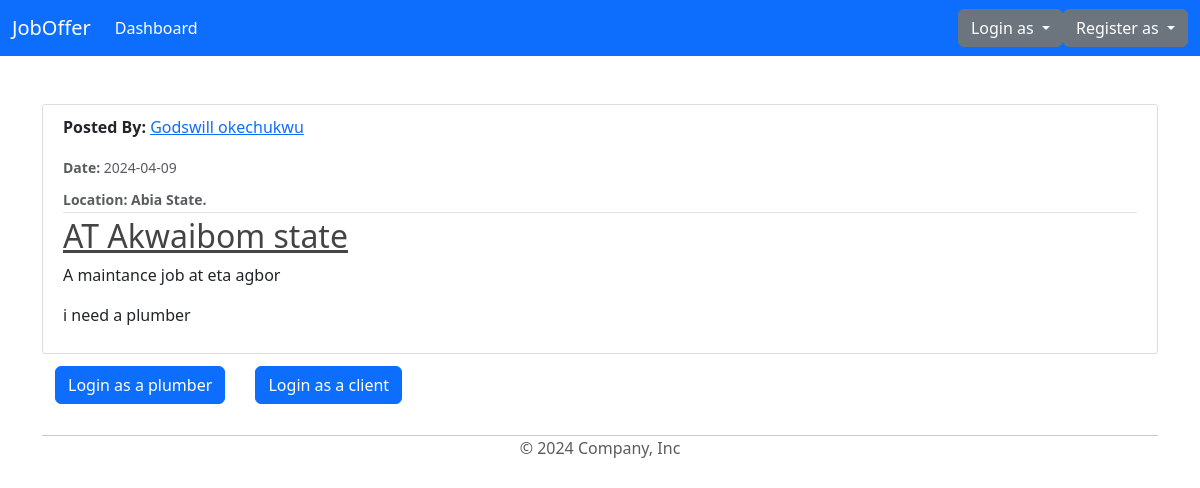
Page /home on the earlier database version.
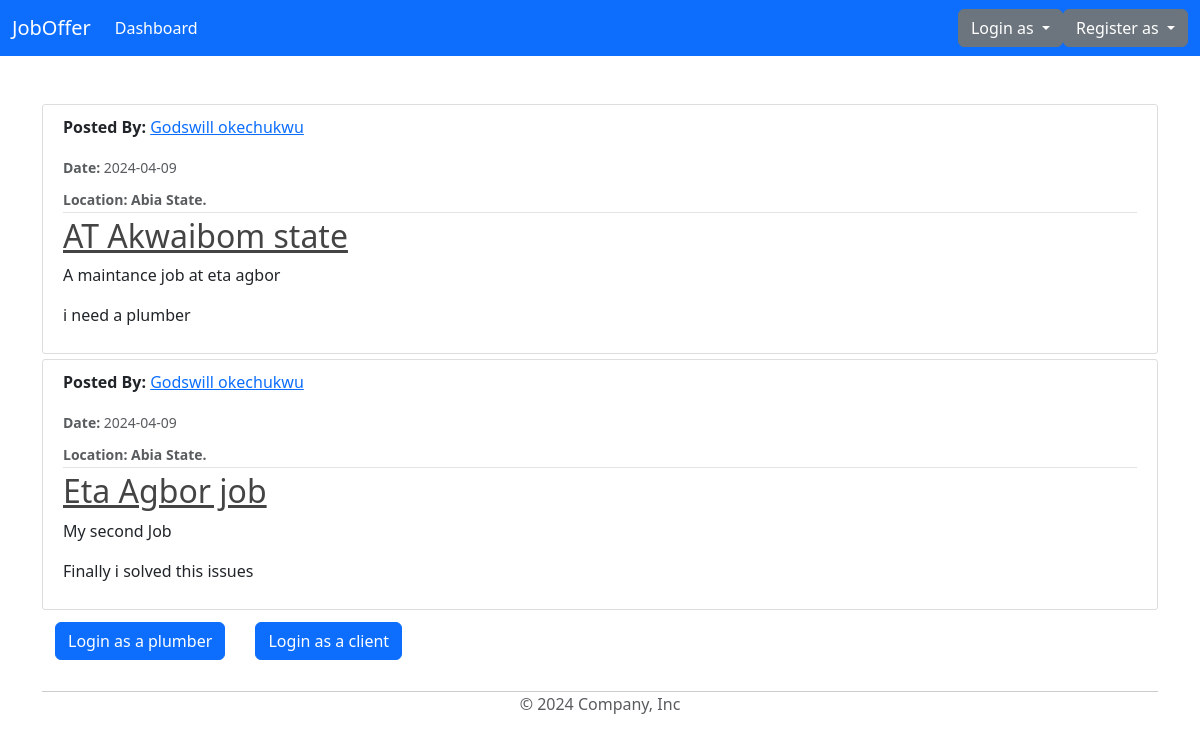
Same page on the later database version.
### model/base.py (models this page shows, shortened)
class Job(Base):
    __tablename__ = 'jobs'
    id = Column(Integer, primary_key=True)
    job_title = Column(String(50), nullable=False)
    job_description = Column(String(100), nullable=False)
    completed = Column(Boolean, default=False)
    content = Column(String(1000), nullable=False)
    date_posted = Column(DateTime, nullable=False, default=datetime.utcnow)
    location = Column(String(100), nullable=False)
    client_id = Column(Integer, ForeignKey('clients.id'))

class BaseUser(Base, UserMixin):
    id = Column(Integer, primary_key=True)
    username = Column(String(80), unique=True, nullable=False)
    email = Column(String(120), unique=True, nullable=False)
    image_file = Column(String(20), nullable=False, default='default.jpg')
    password = Column(String(60), nullable=False)
    date_joined = Column(DateTime, nullable=False, default=datetime.utcnow)
    phone = Column(String(14), unique=True, nullable=False)
    state = Column(String(20), nullable=False)

### model/main/routes.py (the view)
@main.route("/jobs")
@main.route("/home")
def home():
    jobs = Job.query.all()
    return render_template('home.html', jobs=jobs)

### model/templates/home.html
{% extends "layout.html" %}
{% block content %}
<link rel="stylesheet" type="text/css" href="{{ url_for('static', filename='main.css') }}">
    {% for job in jobs %}
        <article class="media content-section">
          <div class="media-body">
            <div class="article-metadata">
              <p><strong>Posted By: </strong><a class="mr-2" href="#">{{ job.clients.username }}</a></p>
              <small class="text-muted"><strong>Date: </strong>{{ job.date_posted.strftime('%Y-%m-%d') }}</small>
              <div class="mt-2">
                <small class="text-muted"><strong>Location: {{ job.location }} State.</strong></small>
              </div>
            </div>
            <h2><a class="article-title" href="{{ url_for('job_route.job', job_id=job.id) }}">{{ job.job_title }}</a></h2>
            <p class="article-content">{{ job.job_description }}</p>
            <p class="article-content">{{ job.content }}</p>
          </div>
        </article>
    {% endfor %}
        <div class="btn">
          <a class="btn btn-primary" href="{{ url_for('plums.login') }}">Login as a plumber</a>
        </div>
        <div class="btn">
          <a class="btn btn-primary" href="{{ url_for('client_s.login') }}">Login as a client</a>
        </div>
{% endblock content %}

### model/templates/layout.html (shortened to what this page needs)
<!DOCTYPE html>
<html lang="en">
  <head>
    <link
      rel="stylesheet"
      href="https://cdnjs.cloudflare.com/ajax/libs/font-awesome/5.15.4/css/all.min.css" />
    <link
      href="https://cdn.jsdelivr.net/npm/bootstrap@5.3.3/dist/css/bootstrap.min.css"
      rel="stylesheet"
 />
      <link rel="stylesheet" type="text/css" href="{{ url_for('static', filename='main.css') }}">
  </head>
  <body>
    {% include 'header.html' %}
    <br />
    <br />
    <div class="container">
      {% block content %} {% endblock %}
    </div>
    <br />
    <div class="container">
      <footer class="footer">
        <span class="text-body-secondary">&copy; 2024 Company, Inc</span>
      </footer>
    </div>
  </body>
</html>

### model/templates/header.html (shortened to what this page needs)
<nav class="navbar bg-primary navbar-expand-lg navbar-dark">
    <div class="container-fluid">
      <a class="navbar-brand" href="{{ url_for('main.home') }}">JobOffer</a>
      <div class="collapse navbar-collapse" id="navbarSupportedContent">
        <ul class="navbar-nav me-auto mb-2 mb-lg-0">
          <li class="nav-item">
            <a class="nav-link active" aria-current="page" href="{{ url_for('client_s.dashboard') }}">Dashboard</a>
          </li>
        </ul>
            <ul class="navbar-nav d-flex justify-content-center">
                {% if current_user.is_authenticated %}
                    <li class="nav-item">
                        <a class="nav-link" href="{{ url_for('client_s.account') }}">Account</a>
                    </li>
                    <li class="nav-item">
                        <a class="nav-link" href="{{ url_for('main.logout') }}">Logout</a>
                    </li>
                    {% else %}
                    <div class="dropdown ml-4">
                      <a class="btn btn-secondary dropdown-toggle" href="#" role="button" data-bs-toggle="dropdown" aria-expanded="false">
                        Login as
                      </a>
                    </div>
                    <div class="dropdown">
                      <a class="btn btn-secondary dropdown-toggle" href="#" role="button" data-bs-toggle="dropdown" aria-expanded="false">
                        Register as
                      </a>
                    </div>
                {% endif %}
            </ul>
      </div>
    </div>
  </nav>

### model/static/main.css (style rules this page uses)
* { padding: 0; margin: 0; }
.footer { position: sticky; bottom: 0; background-color: white; width: 100%; border-top: 1px solid #CCCCCC; margin-bottom: 0px; display: flex; justify-content: center; align-items: center; }
h1, h2, h3, h4, h5, h6 { color: #444444; }
.content-section { background: #ffffff; padding: 10px 20px; border: 1px solid #dddddd; border-radius: 3px; margin-bottom: 5px; }
.article-title { color: #444444; }
.article-content { white-space: pre-line; }
.article-metadata { padding-bottom: 1px; margin-bottom: 4px; border-bottom: 1px solid #e3e3e3 }
.btn { text-align: right; }

Differences in the rows shown:
added Job: clients.username "Godswill okechukwu", date_posted "2024-04-09", location "Abia", job_title "Eta Agbor job", job_description "My second Job", content "Finally i solved this issues"
